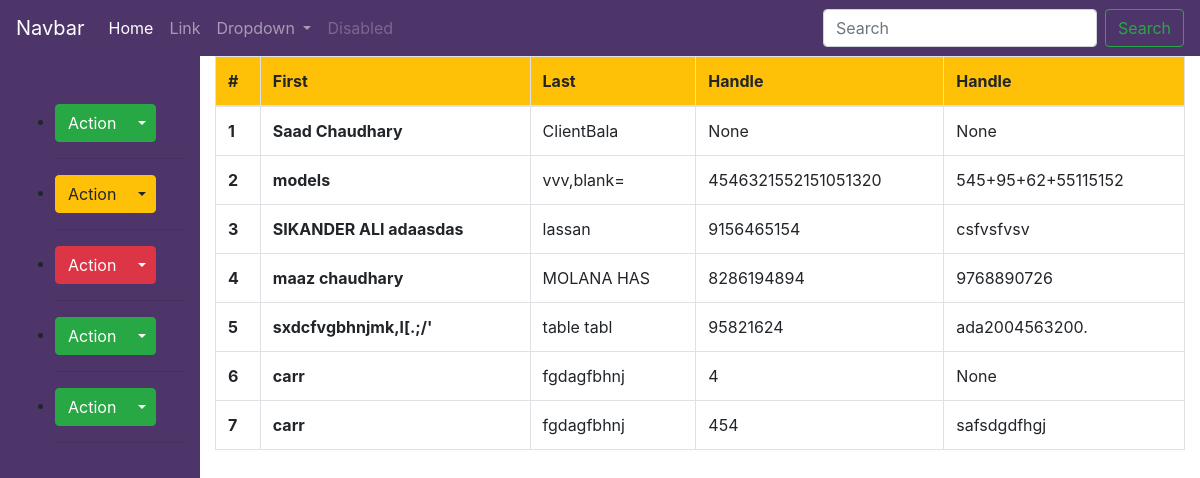
/1/, run on the app's committed database.
### client/models.py (models this page shows, shortened)
class Client(models.Model):
    code       =models.AutoField
    Name       =models.CharField(max_length=999)
    Address    =models.TextField(max_length=99999)
    Tel        =models.IntegerField(max_length=10,blank=True,null=True)
    Gst_no     = models.CharField(max_length=999,blank=True,null=True)

### client/views.py (the view)
# urls.py: path('1/',Clientlist.as_view(),name="cli2"),
class Clientlist(ListView):
    queryset = Client.objects.all()
    template_name = 'clientlist.html'

### templates/clientlist.html
{% extends 'base..html' %}
{% load crispy_forms_tags %}
{% block body %}
<table class="table table-bordered">
  <thead>
    <tr class="bg-warning">
      <th scope="col">#</th>
      <th scope="col">First</th>
      <th scope="col">Last</th>
      <th scope="col">Handle</th>
      <th scope="col">Handle</th>
    </tr>
  </thead>
      <tbody>
    {% for i in object_list %}
    <tr>
      <th scope="row">{{ forloop.counter }}</th>
        <td><b>{{i.Name}}</b></td>
      <td>{{i.Address|slice:"0:10"}}</td>
      <td>{{i.Tel}}</td>
      <td>{{i.Gst_no}}</td>
    </tr>
    {% endfor %}
      </tbody>
</table>
{% endblock%}

### templates/base..html (shortened to what this page needs)
<!doctype html>
<html lang="en">
  <head>
    {% load crispy_forms_tags %}
    <link rel="stylesheet" href="https://stackpath.bootstrapcdn.com/bootstrap/4.4.1/css/bootstrap.min.css">
  </head>
  <body class="">
<nav class="navbar navbar-expand-lg navbar-dark bg-indigo shadow-md">
  <a class="navbar-brand" href="#">Navbar</a>
  <div class="collapse navbar-collapse" id="navbarSupportedContent">
    <ul class="navbar-nav mr-auto">
      <li class="nav-item active">
        <a class="nav-link" href="#">Home <span class="sr-only">(current)</span></a>
      </li>
      <li class="nav-item">
        <a class="nav-link" href="#">Link</a>
      </li>
      <li class="nav-item dropdown">
        <a class="nav-link dropdown-toggle" href="#" id="navbarDropdown" role="button" data-toggle="dropdown" aria-haspopup="true" aria-expanded="false">
          Dropdown
        </a>
      </li>
      <li class="nav-item">
        <a class="nav-link disabled" href="#" tabindex="-1" aria-disabled="true">Disabled</a>
      </li>
    </ul>
    <form class="form-inline my-2 my-lg-0">
      <input class="form-control mr-sm-2" type="search" placeholder="Search" aria-label="Search">
      <button class="btn btn-outline-success my-2 my-sm-0" type="submit">Search</button>
    </form>
  </div>
</nav>
<div class="container-fluid">
<div class="row">
  <div class="col-sm-2 bg-indigo  h-md-100 ">
    <br>
    <br>
<ul>
  <li>
<div class="btn-group btn-responsive">
  <button type="button" class="btn btn-success btn-responsive">Action</button>
  <button type="button" class="btn btn-success btn-responsive dropdown-toggle dropdown-toggle-split" data-toggle="dropdown" aria-haspopup="true" aria-expanded="false">
  </button>
</div>
  </li><hr>
  <li>
  <div class="btn-group">
  <button type="button" class="btn btn-warning">Action</button>
  <button type="button" class="btn btn-warning dropdown-toggle dropdown-toggle-split" data-toggle="dropdown" aria-haspopup="true" aria-expanded="false">
  </button>
</div>
  </li><hr>
    <li>
  <div class="btn-group">
  <button type="button" class="btn btn-danger">Action</button>
  <button type="button" class="btn btn-danger dropdown-toggle dropdown-toggle-split" data-toggle="dropdown" aria-haspopup="true" aria-expanded="false">
  </button>
</div>
  </li><hr>
  <li>
  <div class="btn-group">
  <button type="button" class="btn btn-success">Action</button>
  <button type="button" class="btn btn-success dropdown-toggle dropdown-toggle-split" data-toggle="dropdown" aria-haspopup="true" aria-expanded="false">
  </button>
</div>
  </li><hr>
  <li>
  <div class="btn-group">
  <button type="button" class="btn btn-success">Action</button>
  <button type="button" class="btn btn-success dropdown-toggle dropdown-toggle-split" data-toggle="dropdown" aria-haspopup="true" aria-expanded="false">
  </button>
</div>
  </li><hr>
</ul>
  </div>
  <div class="col-10">
  {% block body %}{% endblock%}
  </div>
</div>
</div>
  </body>
</html>

### templates/base..html (style rules this page uses)
@media (min-width: 768px) { .h-md-100 { height: 100vh; } }
.bg-indigo { background: #4e3569; }
.btn-responsive { white-space: normal !important; word-wrap: break-word; }

### data on the page
Client: Name "Saad Chaudhary", Address "ClientBala", Tel "None", Gst_no "None"
Client: Name "models", Address "vvv,blank=", Tel "4546321552151051320", Gst_no "545+95+62+55115152"
Client: Name "SIKANDER ALI adaasdas", Address "lassan", Tel "9156465154", Gst_no "csfvsfvsv"
Client: Name "maaz chaudhary", Address "MOLANA HAS", Tel "8286194894", Gst_no "9768890726"
Client: Name "sxdcfvgbhnjmk,l[.;/'", Address "table tabl", Tel "95821624", Gst_no "ada2004563200."
Client: Name "carr", Address "fgdagfbhnj", Tel "4", Gst_no "None"
Client: Name "carr", Address "fgdagfbhnj", Tel "454", Gst_no "safsdgdfhgj"
